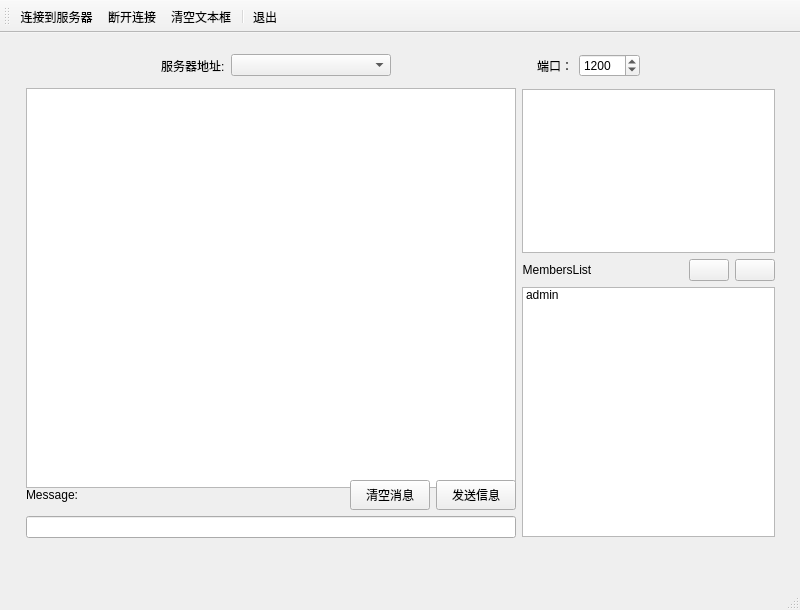
<?xml version="1.0" encoding="UTF-8"?>
<ui version="4.0">
 <class>QCliMainWind</class>
 <widget class="QMainWindow" name="QCliMainWind">
  <property name="geometry">
   <rect>
    <x>0</x>
    <y>0</y>
    <width>800</width>
    <height>610</height>
   </rect>
  </property>
  <property name="windowTitle">
   <string>QCliMainWind</string>
  </property>
  <widget class="QWidget" name="centralWidget">
   <widget class="QWidget" name="layoutWidget">
    <property name="geometry">
     <rect>
      <x>10</x>
      <y>10</y>
      <width>781</width>
      <height>511</height>
     </rect>
    </property>
    <layout class="QVBoxLayout" name="verticalLayout_3">
     <item>
      <layout class="QHBoxLayout" name="horizontalLayout_3">
       <item>
        <spacer name="horizontalSpacer_3">
         <property name="orientation">
          <enum>Qt::Horizontal</enum>
         </property>
         <property name="sizeHint" stdset="0">
          <size>
           <width>40</width>
           <height>20</height>
          </size>
         </property>
        </spacer>
       </item>
       <item>
        <widget class="QLabel" name="ListenAddress">
         <property name="text">
          <string>服务器地址:</string>
         </property>
        </widget>
       </item>
       <item>
        <widget class="QComboBox" name="IPcomboBox">
         <property name="sizePolicy">
          <sizepolicy hsizetype="Preferred" vsizetype="Fixed">
           <horstretch>0</horstretch>
           <verstretch>0</verstretch>
          </sizepolicy>
         </property>
         <property name="minimumSize">
          <size>
           <width>160</width>
           <height>0</height>
          </size>
         </property>
         <property name="maximumSize">
          <size>
           <width>160</width>
           <height>16777215</height>
          </size>
         </property>
         <property name="layoutDirection">
          <enum>Qt::LeftToRight</enum>
         </property>
         <property name="sizeAdjustPolicy">
          <enum>QComboBox::AdjustToContentsOnFirstShow</enum>
         </property>
        </widget>
       </item>
       <item>
        <spacer name="horizontalSpacer_2">
         <property name="orientation">
          <enum>Qt::Horizontal</enum>
         </property>
         <property name="sizeHint" stdset="0">
          <size>
           <width>40</width>
           <height>20</height>
          </size>
         </property>
        </spacer>
       </item>
       <item>
        <widget class="QLabel" name="ListenPort">
         <property name="text">
          <string>端口：</string>
         </property>
        </widget>
       </item>
       <item>
        <widget class="QSpinBox" name="PortspinBox">
         <property name="maximum">
          <number>10000</number>
         </property>
         <property name="singleStep">
          <number>10</number>
         </property>
         <property name="value">
          <number>1200</number>
         </property>
        </widget>
       </item>
       <item>
        <spacer name="horizontalSpacer_4">
         <property name="orientation">
          <enum>Qt::Horizontal</enum>
         </property>
         <property name="sizeHint" stdset="0">
          <size>
           <width>40</width>
           <height>20</height>
          </size>
         </property>
        </spacer>
       </item>
      </layout>
     </item>
     <item>
      <layout class="QHBoxLayout" name="horizontalLayout_2">
       <property name="sizeConstraint">
        <enum>QLayout::SetDefaultConstraint</enum>
       </property>
       <property name="leftMargin">
        <number>5</number>
       </property>
       <property name="topMargin">
        <number>5</number>
       </property>
       <property name="rightMargin">
        <number>5</number>
       </property>
       <property name="bottomMargin">
        <number>5</number>
       </property>
       <item>
        <layout class="QVBoxLayout" name="verticalLayout_2">
         <property name="topMargin">
          <number>0</number>
         </property>
         <property name="bottomMargin">
          <number>0</number>
         </property>
         <item>
          <widget class="QPlainTextEdit" name="MessageBrowser">
           <property name="sizePolicy">
            <sizepolicy hsizetype="Expanding" vsizetype="Expanding">
             <horstretch>0</horstretch>
             <verstretch>0</verstretch>
            </sizepolicy>
           </property>
           <property name="minimumSize">
            <size>
             <width>490</width>
             <height>400</height>
            </size>
           </property>
           <property name="maximumSize">
            <size>
             <width>490</width>
             <height>400</height>
            </size>
           </property>
          </widget>
         </item>
         <item>
          <layout class="QHBoxLayout" name="horizontalLayout">
           <item>
            <widget class="QLabel" name="MessageLabel">
             <property name="minimumSize">
              <size>
               <width>0</width>
               <height>30</height>
              </size>
             </property>
             <property name="maximumSize">
              <size>
               <width>16777215</width>
               <height>30</height>
              </size>
             </property>
             <property name="text">
              <string>Message:</string>
             </property>
             <property name="alignment">
              <set>Qt::AlignCenter</set>
             </property>
            </widget>
           </item>
           <item>
            <spacer name="horizontalSpacer">
             <property name="orientation">
              <enum>Qt::Horizontal</enum>
             </property>
             <property name="sizeHint" stdset="0">
              <size>
               <width>40</width>
               <height>30</height>
              </size>
             </property>
            </spacer>
           </item>
           <item>
            <widget class="QPushButton" name="ClearMessageButton">
             <property name="minimumSize">
              <size>
               <width>0</width>
               <height>30</height>
              </size>
             </property>
             <property name="maximumSize">
              <size>
               <width>16777215</width>
               <height>30</height>
              </size>
             </property>
             <property name="text">
              <string>清空消息</string>
             </property>
            </widget>
           </item>
           <item>
            <widget class="QPushButton" name="SendMessageButton">
             <property name="minimumSize">
              <size>
               <width>0</width>
               <height>30</height>
              </size>
             </property>
             <property name="maximumSize">
              <size>
               <width>16777215</width>
               <height>30</height>
              </size>
             </property>
             <property name="text">
              <string>发送信息</string>
             </property>
             <property name="shortcut">
              <string>Return</string>
             </property>
            </widget>
           </item>
          </layout>
         </item>
         <item>
          <widget class="QLineEdit" name="MessageEdit"/>
         </item>
        </layout>
       </item>
       <item>
        <layout class="QVBoxLayout" name="verticalLayout">
         <property name="topMargin">
          <number>1</number>
         </property>
         <property name="bottomMargin">
          <number>1</number>
         </property>
         <item>
          <widget class="QPlainTextEdit" name="StateText">
           <property name="minimumSize">
            <size>
             <width>250</width>
             <height>0</height>
            </size>
           </property>
           <property name="maximumSize">
            <size>
             <width>16777215</width>
             <height>200</height>
            </size>
           </property>
          </widget>
         </item>
         <item>
          <layout class="QHBoxLayout" name="horizontalLayout_4"/>
         </item>
         <item>
          <layout class="QHBoxLayout" name="horizontalLayout_5">
           <item>
            <widget class="QLabel" name="MemberLabel">
             <property name="text">
              <string>MembersList</string>
             </property>
             <property name="alignment">
              <set>Qt::AlignCenter</set>
             </property>
            </widget>
           </item>
           <item>
            <spacer name="horizontalSpacer_5">
             <property name="orientation">
              <enum>Qt::Horizontal</enum>
             </property>
             <property name="sizeHint" stdset="0">
              <size>
               <width>40</width>
               <height>20</height>
              </size>
             </property>
            </spacer>
           </item>
           <item>
            <widget class="QPushButton" name="AddMemberButton">
             <property name="text">
              <string/>
             </property>
             <property name="icon">
              <iconset>
               <normaloff>icon/添加.png</normaloff>icon/添加.png</iconset>
             </property>
            </widget>
           </item>
           <item>
            <widget class="QPushButton" name="DelMemberButton">
             <property name="text">
              <string/>
             </property>
             <property name="icon">
              <iconset>
               <normaloff>icon/删除.png</normaloff>icon/删除.png</iconset>
             </property>
             <property name="iconSize">
              <size>
               <width>20</width>
               <height>20</height>
              </size>
             </property>
            </widget>
           </item>
          </layout>
         </item>
         <item>
          <widget class="QListWidget" name="MemberView">
           <property name="minimumSize">
            <size>
             <width>0</width>
             <height>250</height>
            </size>
           </property>
           <property name="maximumSize">
            <size>
             <width>16777215</width>
             <height>250</height>
            </size>
           </property>
           <property name="sortingEnabled">
            <bool>false</bool>
           </property>
           <item>
            <property name="text">
             <string>admin</string>
            </property>
            <property name="background">
             <brush brushstyle="NoBrush">
              <color alpha="255">
               <red>0</red>
               <green>0</green>
               <blue>0</blue>
              </color>
             </brush>
            </property>
            <property name="foreground">
             <brush brushstyle="NoBrush">
              <color alpha="255">
               <red>0</red>
               <green>170</green>
               <blue>255</blue>
              </color>
             </brush>
            </property>
            <property name="flags">
             <set>ItemIsSelectable|ItemIsEnabled</set>
            </property>
           </item>
          </widget>
         </item>
        </layout>
       </item>
      </layout>
     </item>
    </layout>
   </widget>
  </widget>
  <widget class="QStatusBar" name="statusBar"/>
  <widget class="QToolBar" name="toolBar">
   <property name="windowTitle">
    <string>toolBar</string>
   </property>
   <property name="toolButtonStyle">
    <enum>Qt::ToolButtonTextUnderIcon</enum>
   </property>
   <attribute name="toolBarArea">
    <enum>TopToolBarArea</enum>
   </attribute>
   <attribute name="toolBarBreak">
    <bool>false</bool>
   </attribute>
   <addaction name="actConnect"/>
   <addaction name="actDisconnect"/>
   <addaction name="actClear"/>
   <addaction name="separator"/>
   <addaction name="actCloseWindow"/>
  </widget>
  <action name="actConnect">
   <property name="icon">
    <iconset>
     <normalon>icon/连接.png</normalon>
    </iconset>
   </property>
   <property name="text">
    <string>连接到服务器</string>
   </property>
   <property name="toolTip">
    <string>连接到服务器</string>
   </property>
  </action>
  <action name="actDisconnect">
   <property name="icon">
    <iconset>
     <normalon>icon/断开连接.png</normalon>
    </iconset>
   </property>
   <property name="text">
    <string>断开连接</string>
   </property>
   <property name="toolTip">
    <string>断开连接</string>
   </property>
  </action>
  <action name="actCloseWindow">
   <property name="icon">
    <iconset>
     <normalon>icon/退出.png</normalon>
    </iconset>
   </property>
   <property name="text">
    <string>退出</string>
   </property>
   <property name="toolTip">
    <string>退出</string>
   </property>
   <property name="shortcut">
    <string>Esc</string>
   </property>
  </action>
  <action name="actClear">
   <property name="icon">
    <iconset>
     <normalon>icon/清空.png</normalon>
    </iconset>
   </property>
   <property name="text">
    <string>清空文本框</string>
   </property>
   <property name="toolTip">
    <string>清空文本框</string>
   </property>
  </action>
 </widget>
 <layoutdefault spacing="6" margin="11"/>
 <resources/>
 <connections>
  <connection>
   <sender>actCloseWindow</sender>
   <signal>triggered()</signal>
   <receiver>QCliMainWind</receiver>
   <slot>close()</slot>
   <hints>
    <hint type="sourcelabel">
     <x>-1</x>
     <y>-1</y>
    </hint>
    <hint type="destinationlabel">
     <x>399</x>
     <y>299</y>
    </hint>
   </hints>
  </connection>
  <connection>
   <sender>actClear</sender>
   <signal>triggered()</signal>
   <receiver>MessageBrowser</receiver>
   <slot>clear()</slot>
   <hints>
    <hint type="sourcelabel">
     <x>-1</x>
     <y>-1</y>
    </hint>
    <hint type="destinationlabel">
     <x>257</x>
     <y>278</y>
    </hint>
   </hints>
  </connection>
  <connection>
   <sender>ClearMessageButton</sender>
   <signal>clicked()</signal>
   <receiver>MessageEdit</receiver>
   <slot>clear()</slot>
   <hints>
    <hint type="sourcelabel">
     <x>355</x>
     <y>532</y>
    </hint>
    <hint type="destinationlabel">
     <x>257</x>
     <y>571</y>
    </hint>
   </hints>
  </connection>
 </connections>
</ui>
